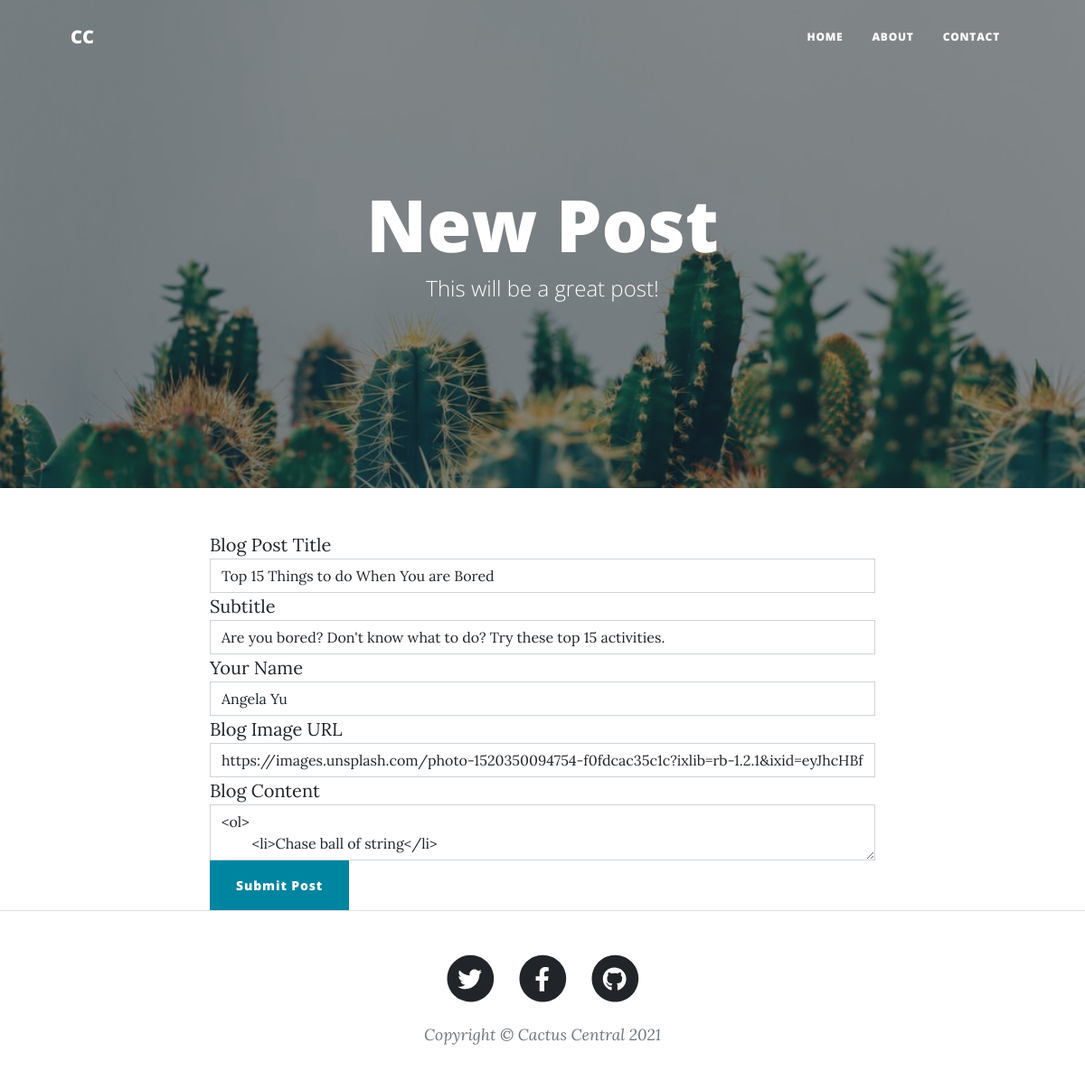
The page /edit-post/2 on the database as committed earlier.
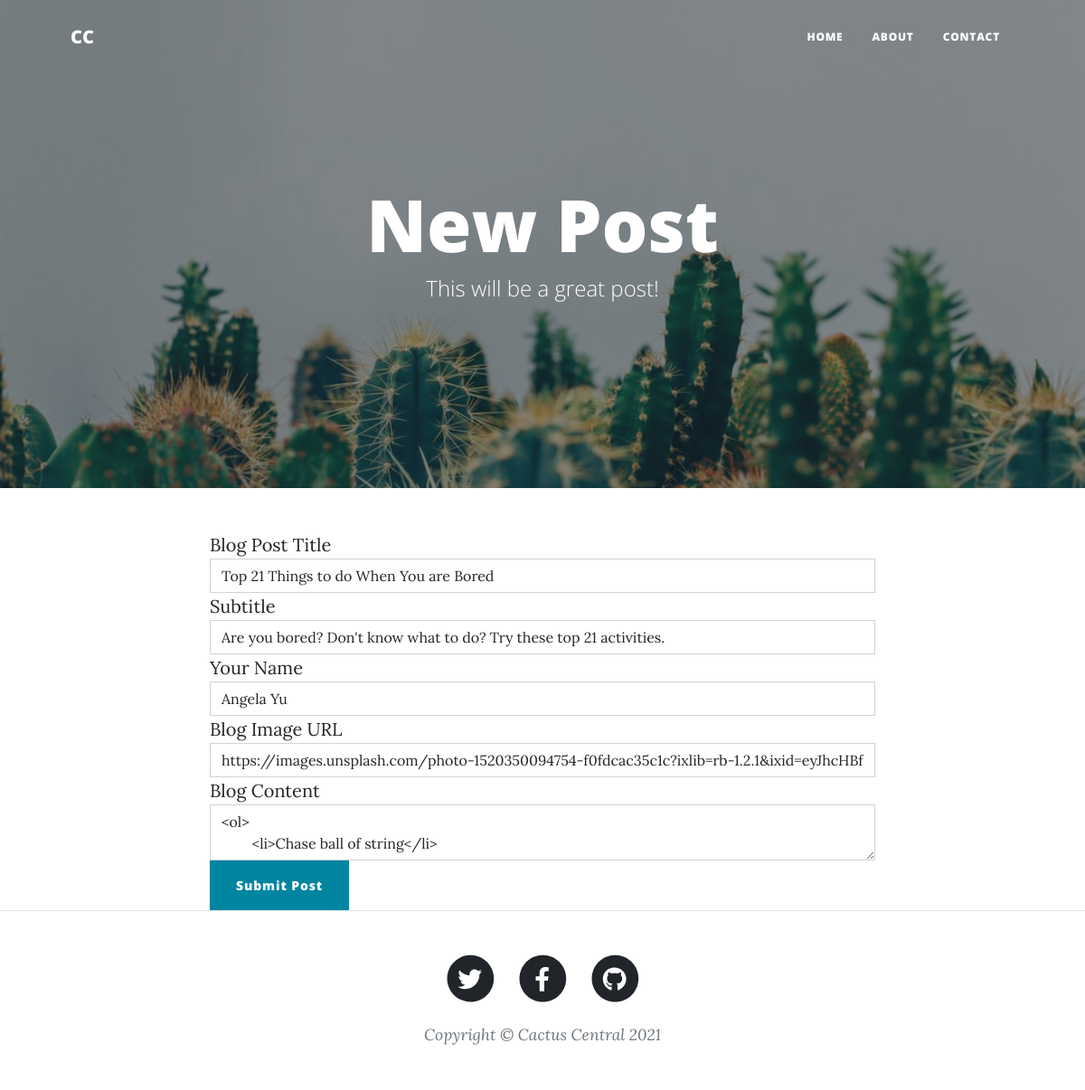
The same page on the database as committed later.
### main.py (models this page shows)
class BlogPost(db.Model):
    id = db.Column(db.Integer, primary_key=True)
    title = db.Column(db.String(250), unique=True, nullable=False)
    subtitle = db.Column(db.String(250), nullable=False)
    date = db.Column(db.String(250), nullable=False)
    body = db.Column(db.Text, nullable=False)
    author = db.Column(db.String(250), nullable=False)
    img_url = db.Column(db.String(250), nullable=False)

### main.py (the view, shortened to what this page needs)
@app.route("/edit-post/<int:post_id>", methods=["GET", "POST"])
def edit_post(post_id):
    post = BlogPost.query.get(post_id)
    edit_form = CreatePostForm(
        title=post.title,
        subtitle=post.subtitle,
        img_url=post.img_url,
        author=post.author,
        body=post.body
    )
    return render_template("make-post.html", form=edit_form, is_edit=True)

### main.py
class CreatePostForm(FlaskForm):
    title = StringField("Blog Post Title", validators=[DataRequired()])
    subtitle = StringField("Subtitle", validators=[DataRequired()])
    author = StringField("Your Name", validators=[DataRequired()])
    img_url = StringField("Blog Image URL", validators=[DataRequired(), URL()])
    body = CKEditorField("Blog Content", validators=[DataRequired()])
    submit = SubmitField("Submit Post")

### templates/make-post.html (shortened to what this page needs)
{% include "header.html" %}
{% import "bootstrap/wtf.html" as wtf %}
<header class="masthead" style="background-image: url({{ url_for('static', filename='assets/img/cactus-bg.jpg') }})">
    <div class="container position-relative px-4 px-lg-5">
        <div class="row gx-4 gx-lg-5 justify-content-center">
            <div class="col-md-10 col-lg-8 col-xl-7">
                <div class="site-heading">
                    <h1>
                        New Post
                    </h1>
                    <h2 class="subheading">
                        This will be a great post!
                    </h2>
                </div>
            </div>
        </div>
    </div>
</header>
<div class="container">
    <div class="row">
        <div class="col-lg-8 col-md-10 mx-auto">
            {{ wtf.quick_form(form, novalidate=True, button_map={'submit': 'primary'}) }}
        </div>
    </div>
</div>
{% include "footer.html" %}

Rows that differ between the two databases and show on the page:
changed BlogPost "Angela Yu": title "Top 15 Things to do When You are Bored" → "Top 21 Things to do When You are Bored"; subtitle "Are you bored? Don't know what to do? Try these top 15 activities." → "Are you bored? Don't know what to do? Try these top 21 activities."
